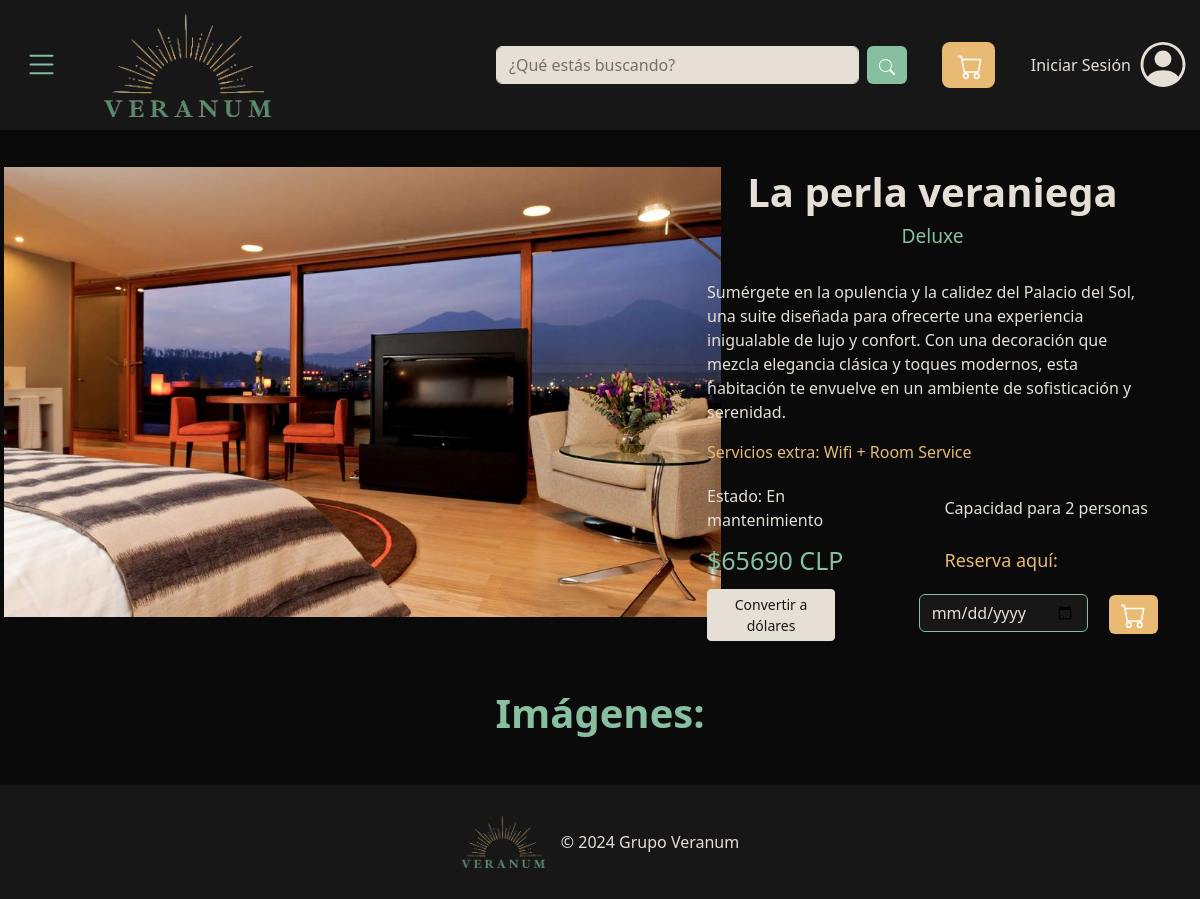
Before: /1/ with the older database file.
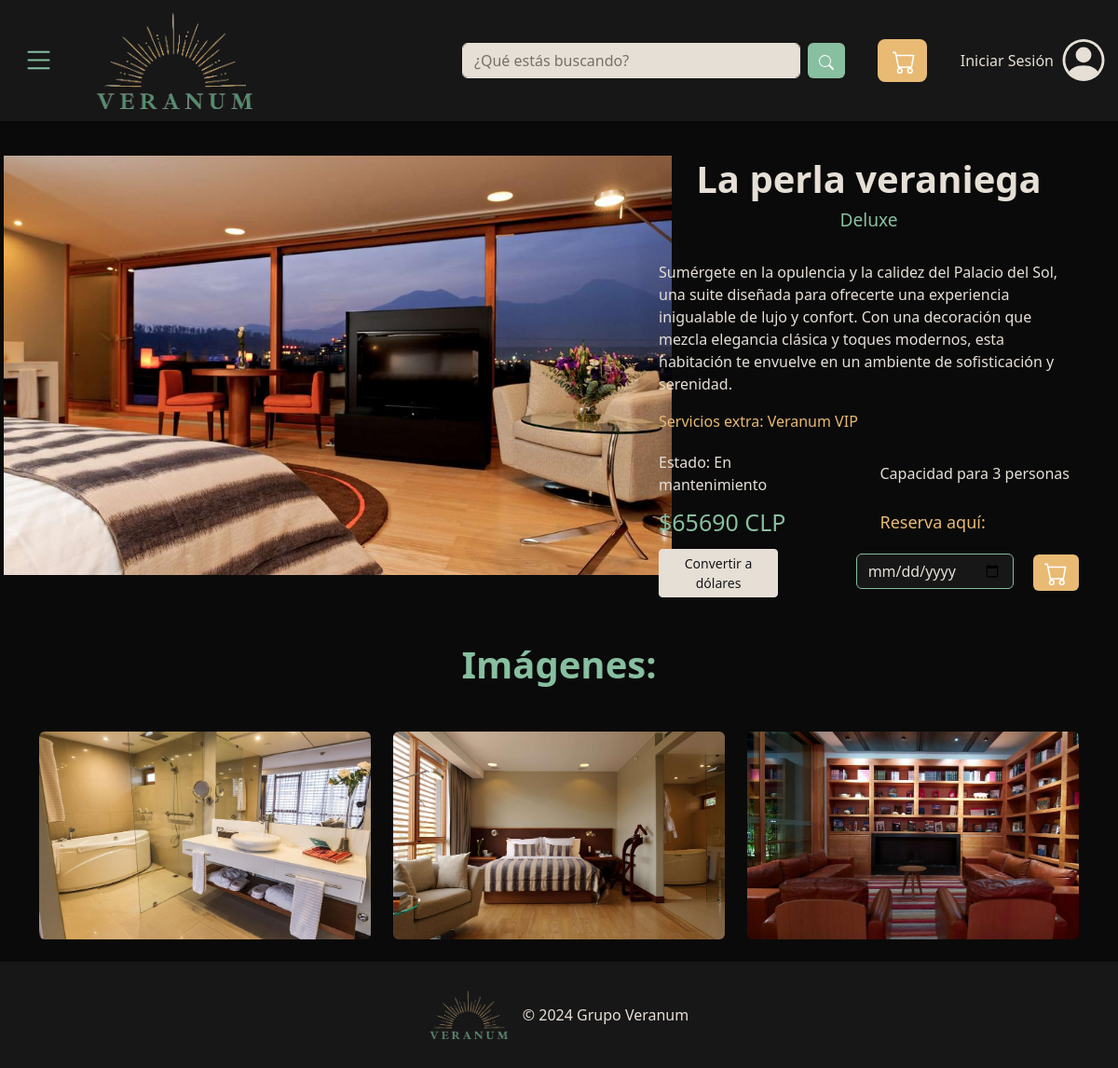
After: the same page with the newer database file.
### Store/models.py (models this page shows)
class Habitacion(models.Model):
    idHab         = models.AutoField(primary_key=True)
    nombre        = models.CharField(max_length=50)
    servicio      = models.ForeignKey('servicio', on_delete=models.CASCADE)
    dispHab       = models.ForeignKey('dispHab', on_delete=models.CASCADE)
    descripcion   = models.CharField(max_length=550)
    imagen        = models.ImageField(upload_to='habitaciones/imagenes')
    ytVidId       = models.CharField(max_length=11, null=True)
    precio        = models.IntegerField()
    capacidad     = models.IntegerField()
    tipoHab       = models.ForeignKey('tipoHab', on_delete=models.CASCADE)

class servicio(models.Model):
    idServ         = models.AutoField(primary_key=True)
    nombre        = models.CharField(max_length=50)

class tipoHab(models.Model):
    idTipo        = models.IntegerField(primary_key=True)
    nombre        = models.CharField(max_length=20)

class dispHab(models.Model):
    idDisp        = models.AutoField(primary_key=True)
    nombre        = models.CharField(max_length=40)

class imgHab(models.Model):
    idImg         = models.AutoField(primary_key=True)
    idHab         = models.ForeignKey('Habitacion', on_delete=models.CASCADE)
    imagen        = models.ImageField(upload_to='habitaciones/capturas')

### Store/views.py (the view)
# urls.py: path('<int:idHab>/', views.verHab, name='verHab'),
def verHab(request, idHab):
    habitacion = Habitacion.objects.get(idHab = idHab)
    capturas = imgHab.objects.filter(idHab = habitacion)
    return render(request, 'habiplantilla.html', {'habitacion': habitacion, 'capturas': capturas})

### Store/templates/habiplantilla.html (shortened to what this page needs)
{% extends "plantilla_base.html"  %}
{% block contenido %}
<div class="container pt-5">
    <div class="row mt-5 ">
      <div class="col-12 col-lg-7 justify-content-center align-items-center d-flex">
        <img src="{{habitacion.imagen.url}}" alt="" width="800" height="450">
      </div>
      <div class="col justify-content-end mt-4">
        <h4 style="font-size:40px; text-align: center; color: #e6dfd6; font-weight: bold">{{ habitacion.nombre }}</h4>
        <h4 style="font-size: larger; text-align: center; color: #88bfa0">{{ habitacion.tipoHab.nombre }}</h4>
        <p style="color: #e6dfd6; padding-top: 25px;">{{ habitacion.descripcion }}</p>
        <p style="color: #E8BA74">Servicios extra: {{ habitacion.servicio.nombre }}</p>
        <div class="row align-items-center d-flex">
          <div class="col-4 ">
            <p class="pt-1" id="producto" style="text-align: start; margin-bottom: 10px; color: #e6dfd6;">Estado: {{habitacion.dispHab.nombre}}</p>
          </div>
          <div class="offset-2 col-6">
            <p class="pt-1" id="stock" style="text-align: start; margin-bottom: 10px; color: #e6dfd6"> Capacidad para {{ habitacion.capacidad }} personas</p>
          </div>
          <div class="col-6 d-flex align-items-center">
            <p type="text" style="color: success; font-size: 25px; color: #88bfa0; position:relative; margin-bottom: 5px; text-align: start;" class="preciohabitacion">${{ habitacion.precio }} CLP</p>
          </div>
          <div class="col-6">
            <p style="font-size: 18px; color: #E8BA74; font-weight: 500; text-align: start; margin-bottom: 5px;">Reserva aquí:</p>
          </div>
          <div class="col-6">
            <button type="button" class="btnConversion btn btn-primary btn-sm mt-1" id="btn_conversion"style="width: 60%;">Convertir a dólares</button>
          </div>
          <div class="col-6 d-flex justify-content-end align-items-center">
            <input type="date" class="fechaReserva form-control" id="fechaReserva" name="fechaReserva" style="width: 85%; height: 45%;background-color: #171717; border-color: #88bfa0; color: #e6dfd6;" required>
            <a class="btn-carro btn btn-primary btn mt-1" href="{% url 'agregarHabCarro' idHab=habitacion.idHab%}" role="button" id="btn-carro" style="width: 80px; margin-left: 10%;">
            </a>
          </div>
        </div>
      </div>
    </div>
    <h1 class="mt-5" style="color: #88bfa0; text-align: center; font-weight: bold;">Imágenes:</h1>
    <div class="row mt-5">
      {%for captura in capturas%}
      <div class="col-lg-4 col-md-12 mb-4 mb-lg-0">
        <img src="{{ captura.imagen.url }}"
        class="img-fluid w-100 shadow-1-strong rounded mb-4 hover-overlay img-clickable"
        alt="Captura"
        data-fancybox="galeria1">
      </div>
      {%endfor%}
    </div>
      </div>
    </div>
{% endblock %}

Changed rows visible on the page:
changed Habitacion "La perla veraniega": servicio.nombre "Wifi + Room Service" → "Veranum VIP"; capacidad "2" → "3"
added imgHab: imagen (picture)
added imgHab: imagen (picture)
added imgHab: imagen (picture)
